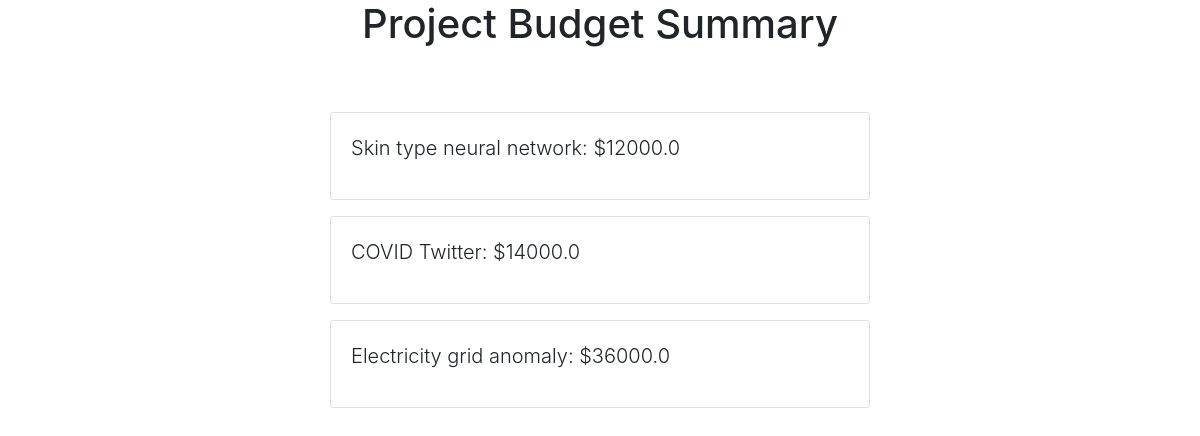
The app's page /human_resource/project_money/ with its own data.
### human_resource/models.py (models this page shows, shortened)
class Project(models.Model):
    name = models.CharField(max_length=200)
    description = models.CharField(max_length=600, null=True, blank = True)
    start_date = models.DateTimeField()
    end_date = models.DateTimeField()
    note = models.CharField(max_length=600, null=True, blank = True)

### human_resource/views.py (the view)
# urls.py: path('project_money/', views.project_money, name='project_money'),
def project_money(request):
    project_budget = []
    projects = Project.objects.all()
    for project in projects:
        budget = 0.0
        for squad in project.squad_set.all():
            budget += squad.budget()
        project_budget.append([project.name, budget])
    context = {
        'project_budget': project_budget,
    }
    return render(request, 'human_resource/project_money.html', context)

### human_resource/models.py (called while the page is built)
    def budget(self):
        budget_money = 0.0
        for x in self.stafftimeallocation_set.all():
            budget_money = x.staff.salary * x.time
        return round(float(budget_money), 2)

### templates/human_resource/project_money.html
{% extends 'base.html' %}
{% block content %}
    <h1 class="text-center mb-3">Project Budget Summary</h1>
    <br><br>
    {% for project_name, budget in project_budget %}
    <div class="card mb-3">
        <div class="card-body">
            <p class="lead">{{ project_name }}: ${{ budget }}</p>
        </div>
    </div>
    {% endfor %}
{% endblock %}

### records on screen
Project: project_budget "Skin type neural network"
Project: project_budget "COVID Twitter"
Project: project_budget "Electricity grid anomaly"

### other values on screen
{{ budget }} "12000.0" "14000.0" "36000.0"
